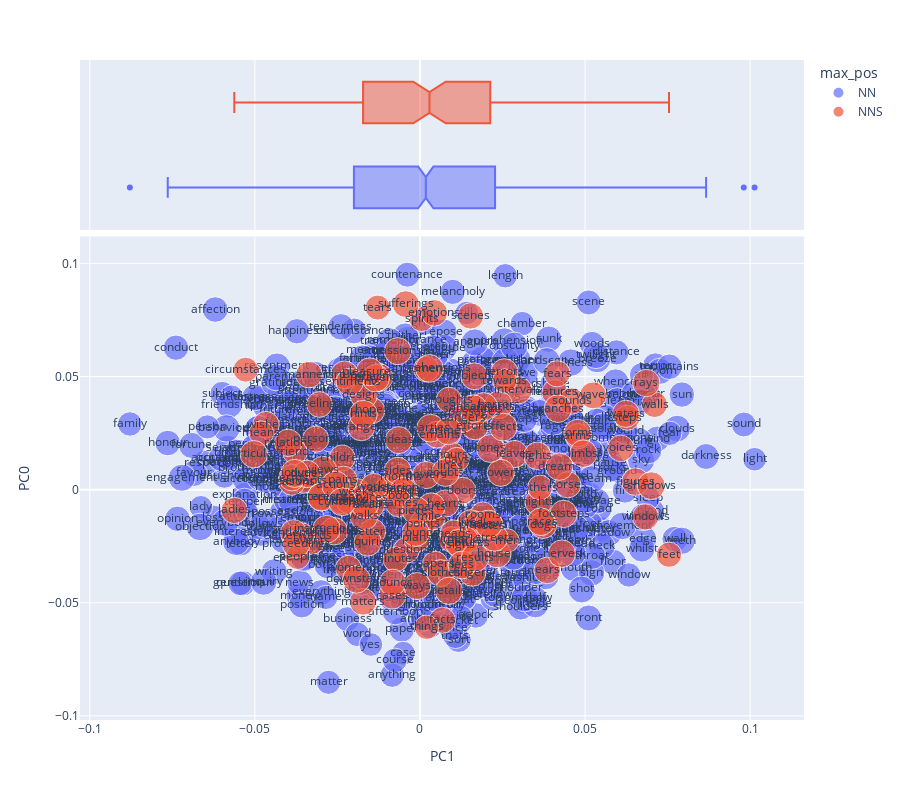

This figure's notebook cell:
### Code cell
fig = vis_loadings(1, 0)
fig

### Figure 1 — Plotly figure (JSON) as saved in the notebook; plotly's stock layout.template omitted (floating-point values rounded to 4 significant figures; data arrays with more than 128 entries replaced by an {"elided": "..."} marker saying what was removed)
{"data": [{"hovertemplate": "max_pos=NN<br>PC1=%{x}<br>PC0=%{y}<br>i=%{marker.size}<br>term_str=%{text}<extra></extra>", "legendgroup": "NN", "marker": {"color": "#636efa", "size": {"elided": "849 float values"}, "sizemode": "area", "sizeref": 0.03817, "symbol": "circle"}, "mode": "markers+text", "name": "NN", "orientation": "v", "showlegend": true, "text": {"elided": "849 str values"}, "type": "scatter", "x": {"elided": "849 float values"}, "xaxis": "x", "y": {"elided": "849 float values"}, "yaxis": "y"}, {"alignmentgroup": "True", "hovertemplate": "max_pos=NN<br>PC1=%{x}<extra></extra>", "legendgroup": "NN", "marker": {"color": "#636efa", "symbol": "circle"}, "name": "NN", "notched": true, "offsetgroup": "NN", "showlegend": false, "type": "box", "x": {"elided": "849 float values"}, "xaxis": "x2", "yaxis": "y2"}, {"hovertemplate": "max_pos=NNS<br>PC1=%{x}<br>PC0=%{y}<br>i=%{marker.size}<br>term_str=%{text}<extra></extra>", "legendgroup": "NNS", "marker": {"color": "#EF553B", "size": {"elided": "151 float values"}, "sizemode": "area", "sizeref": 0.03817, "symbol": "circle"}, "mode": "markers+text", "name": "NNS", "orientation": "v", "showlegend": true, "text": {"elided": "151 str values"}, "type": "scatter", "x": {"elided": "151 float values"}, "xaxis": "x", "y": {"elided": "151 float values"}, "yaxis": "y"}, {"alignmentgroup": "True", "hovertemplate": "max_pos=NNS<br>PC1=%{x}<extra></extra>", "legendgroup": "NNS", "marker": {"color": "#EF553B", "symbol": "circle"}, "name": "NNS", "notched": true, "offsetgroup": "NNS", "showlegend": false, "type": "box", "x": {"elided": "151 float values"}, "xaxis": "x2", "yaxis": "y2"}], "layout": {"height": 800, "legend": {"itemsizing": "constant", "title": {"text": "max_pos"}, "tracegroupgap": 0}, "margin": {"t": 60}, "xaxis": {"anchor": "y", "domain": [0, 1], "title": {"text": "PC1"}}, "xaxis2": {"anchor": "y2", "domain": [0, 1], "matches": "x", "showgrid": true, "showticklabels": false}, "yaxis": {"anchor": "x", "domain": [0, 0.7326], "title": {"text": "PC0"}}, "yaxis2": {"anchor": "x2", "domain": [0.7426, 1], "matches": "y2", "showgrid": false, "showline": false, "showticklabels": false, "ticks": ""}}}
